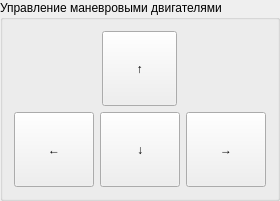
                <widget class="QGroupBox" name="groupBox_10">
                 <property name="title">
                  <string>Управление маневровыми двигателями</string>
                 </property>
                 <layout class="QVBoxLayout" name="verticalLayout_19">
                  <item>
                   <layout class="QHBoxLayout" name="horizontalLayout_33">
                    <item>
                     <widget class="QPushButton" name="pushButton_8">
                      <property name="sizePolicy">
                       <sizepolicy hsizetype="Minimum" vsizetype="Fixed">
                        <horstretch>0</horstretch>
                        <verstretch>0</verstretch>
                       </sizepolicy>
                      </property>
                      <property name="minimumSize">
                       <size>
                        <width>75</width>
                        <height>75</height>
                       </size>
                      </property>
                      <property name="maximumSize">
                       <size>
                        <width>75</width>
                        <height>75</height>
                       </size>
                      </property>
                      <property name="text">
                       <string>↑</string>
                      </property>
                     </widget>
                    </item>
                   </layout>
                  </item>
                  <item>
                   <layout class="QHBoxLayout" name="horizontalLayout_32">
                    <item>
                     <widget class="QPushButton" name="pushButton_6">
                      <property name="sizePolicy">
                       <sizepolicy hsizetype="Minimum" vsizetype="Fixed">
                        <horstretch>0</horstretch>
                        <verstretch>0</verstretch>
                       </sizepolicy>
                      </property>
                      <property name="minimumSize">
                       <size>
                        <width>75</width>
                        <height>75</height>
                       </size>
                      </property>
                      <property name="text">
                       <string>←</string>
                      </property>
                     </widget>
                    </item>
                    <item>
                     <widget class="QPushButton" name="pushButton">
                      <property name="sizePolicy">
                       <sizepolicy hsizetype="Minimum" vsizetype="Fixed">
                        <horstretch>0</horstretch>
                        <verstretch>0</verstretch>
                       </sizepolicy>
                      </property>
                      <property name="minimumSize">
                       <size>
                        <width>75</width>
                        <height>75</height>
                       </size>
                      </property>
                      <property name="text">
                       <string>↓</string>
                      </property>
                     </widget>
                    </item>
                    <item>
                     <widget class="QPushButton" name="pushButton_7">
                      <property name="sizePolicy">
                       <sizepolicy hsizetype="Minimum" vsizetype="Fixed">
                        <horstretch>0</horstretch>
                        <verstretch>0</verstretch>
                       </sizepolicy>
                      </property>
                      <property name="minimumSize">
                       <size>
                        <width>75</width>
                        <height>75</height>
                       </size>
                      </property>
                      <property name="text">
                       <string>→</string>
                      </property>
                     </widget>
                    </item>
                   </layout>
                  </item>
                 </layout>
                </widget>
